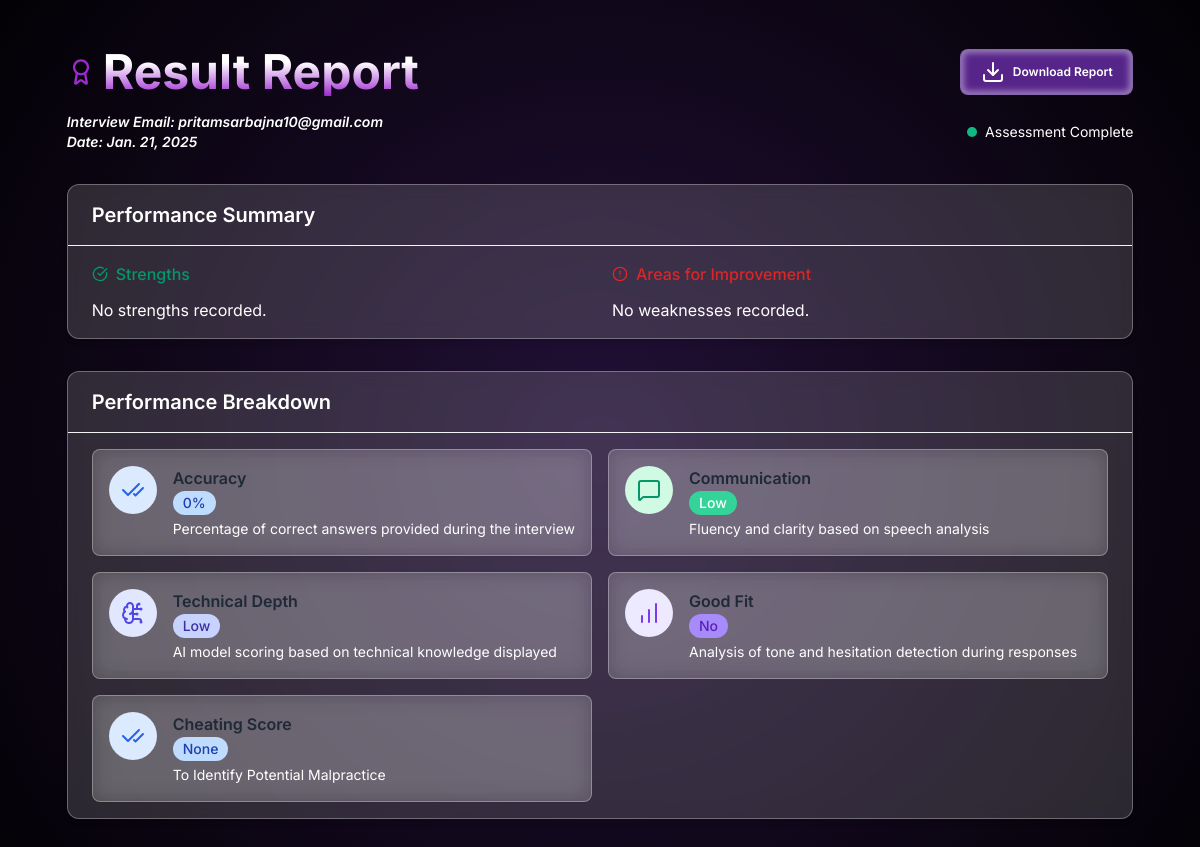
The page /hr/result-report/88/ on the database its author committed.
### Hr/models.py (models this page shows)
class interviewSchedule(models.Model):
    name = models.CharField(max_length=200)
    email = models.CharField(max_length=200)
    jobRole = models.CharField(max_length=200)
    experience = models.CharField(max_length=200)
    resume = models.TextField()
    Assigned_hr = models.TextField(blank=True, null=True)
    strengths = models.TextField(blank=True, null=True)  # Now optional
    weaknesses = models.TextField(blank=True, null=True)  # Now optional
    accuracy = models.CharField(max_length=10, blank=True, null=True)  # e.g. "95%"
    communication = models.CharField(max_length=10, blank=True, null=True)  # High, Medium, or Low
    technical_depth = models.CharField(max_length=10, blank=True, null=True)  # High, Medium, or Low
    good_fit = models.CharField(max_length=5, blank=True, null=True)  # "Yes" or "No"
    evaluation_complete = models.BooleanField(default=False)  # Track if evaluation was completed
    interviewDate = models.DateField()  # Stores the date (YYYY-MM-DD format)
    interviewTime = models.TimeField()  # Stores the time (HH:MM:SS format)
    token = models.CharField(max_length=200, unique=True)
    createdAt = models.DateTimeField(auto_now_add=True)  # Timestamp for record creation
    cheatingScore = models.CharField(max_length=20, blank=True, null=True)  # normal, suspicious, cheating

### Hr/views.py (the view)
# urls.py: path('result-report/<int:id>/', views.Result_report, name='ResultReport'),
def Result_report(request, id):
    candidate = get_object_or_404(interviewSchedule, id=id)
    strengths_list = [s.strip() for s in candidate.strengths.split("\n") if s.strip()] if candidate.strengths else []
    weaknesses_list = [w.strip() for w in candidate.weaknesses.split("\n") if w.strip()] if candidate.weaknesses else []
    context = {
        "name": candidate.name,
        "email": candidate.email,
        "jobRole": candidate.jobRole,
        "experience": candidate.experience,
        "resume": candidate.resume,
        "strengths": strengths_list,
        "weaknesses": weaknesses_list,
        "accuracy": candidate.accuracy,
        "communication": candidate.communication,
        "technical_depth": candidate.technical_depth,
        "good_fit": candidate.good_fit,
        "evaluation_complete": candidate.evaluation_complete,
        "cheatingScore": candidate.cheatingScore,
        "interviewDate": candidate.interviewDate,
        "interviewTime": candidate.interviewTime,
        "createdAt": candidate.createdAt,
    }
    return render(request, 'ResultReport.html', context)

### Templates/ResultReport.html (shortened to what this page needs)
<!DOCTYPE html>
<html lang="en" class="bg-gray-50">
  <head>
    <link
      href="https://cdn.jsdelivr.net/npm/tailwindcss@2.2.19/dist/tailwind.min.css"
      rel="stylesheet"
    />
  </head>
  <body class="min-h-screen">
    <div class="max-w-7xl mx-auto px-4 sm:px-6 lg:px-8 py-12 animate-fade-in">
      <div class="mb-8">
        <div class="flex items-center justify-between mb-4">
          <div class="flex items-center space-x-2">
            <i data-lucide="award" class="txt-custom w-7 h-7"></i>
            <h1 class="text-5xl font-bold h-txt">Result Report</h1>
          </div>
          <button class="btn text-xs" onclick="downloadPDF()">
            <i data-lucide="download" class="d-i w-6 h-6 mr-2"></i>
            Download Report
          </button>
        </div>
        <div class="flex items-center justify-between text-sm">
          <div class="flex items-center space-x-4">
            <div class="i-d flex flex-col font-semibold italic">
              <span>Interview Email: {{email}}</span>
              <span>Date: {{interviewDate}}</span>
            </div>
          </div>
          <div class="flex items-center">
            <span class="asmnt inline-flex items-center">
              {% if evaluation_complete %}
               <span class="h-2.5 w-2.5 rounded-full bg-green-500 mr-2"></span>
                Assessment Complete
              {%else%}
                <span class="h-2.5 w-2.5 rounded-full bg-red-500 mr-2"></span>
                Assessment Not Done
              {%endif%}
            </span>
          </div>
        </div>
      </div>
      <div
        class="glass rounded-xl shadow-md mb-8 overflow-hidden animate-fade-in"
      >
        <div class="px-6 py-4 border-b border-gray-100">
          <h2 class="text-xl font-semibold">Performance Summary</h2>
        </div>
        <div class="px-6 py-4">
          <div class="grid grid-cols-1 md:grid-cols-2 gap-6">
            <div>
              <h3 class="flex items-center text-green-600 font-medium mb-3">
                <i data-lucide="check-circle" class="w-4 h-4 mr-2"></i>Strengths
              </h3>
              <ul class="space-y-2">
                {% for strength in strengths %}
                <li class="flex items-start">
                  <span class="inline-block w-1.5 h-1.5 rounded-full bg-green-500 mt-2 mr-2"></span>
                  <span>{{ strength }}</span>
                </li>
                {% empty %}
                 <li>No strengths recorded.</li>
                {% endfor %}
              </ul>
            </div>
            <div>
              <h3 class="flex items-center text-red-600 font-medium mb-3">
                <i data-lucide="alert-circle" class="w-4 h-4 mr-2"></i>Areas for
                Improvement
              </h3>
              <ul class="space-y-2">
                {% for weakness in weaknesses %}
                <li class="flex items-start">
                  <span class="inline-block w-1.5 h-1.5 rounded-full bg-red-600 mt-2 mr-2"></span>
                  <span>{{ weakness }}</span>
                </li>
                {% empty %}
                <li>No weaknesses recorded.</li>
                {% endfor %}
              </ul>
            </div>
          </div>
        </div>
      </div>
      <div
        class="glass rounded-xl shadow-md overflow-hidden animate-fade-in mb-8"
      >
        <div class="px-6 py-4 border-b border-gray-100">
          <h2 class="text-xl font-semibold">Performance Breakdown</h2>
        </div>
        <div class="px-6 py-4 grid grid-cols-1 md:grid-cols-2 gap-4">
          <div
            class="metric-card flex items-start space-x-4 p-4 rounded-lg glass shadow-sm border border-gray-100 hover:shadow-md transition-shadow duration-300"
          >
            <div class="p-3 rounded-full bg-blue-100 text-blue-600">
              <i data-lucide="check-check"></i>
            </div>
            <div class="flex-1">
              <div class="flex items-center justify-between flex-wrap">
                <h3 class="font-semibold text-gray-800 break-words max-w-[70%]">
                  Accuracy
                </h3>
              </div>
              <span
                class="inline-flex items-center rounded-full font-medium bg-blue-200 text-blue-800 text-sm px-2.5 py-0.5"
                >{{ accuracy }}</span
              >
              <p class="mt-1 text-sm">
                Percentage of correct answers provided during the interview
              </p>
            </div>
          </div>
          <div
            class="metric-card flex items-start space-x-4 p-4 rounded-lg glass shadow-sm border border-gray-100 hover:shadow-md transition-shadow duration-300"
          >
            <div class="p-3 rounded-full bg-green-100 text-green-600">
              <i data-lucide="message-square"></i>
            </div>
            <div class="flex-1 overflow-hidden">
              <div class="flex items-center justify-between flex-wrap">
                <h3 class="font-semibold text-gray-800 break-words max-w-[70%]">
                  Communication
                </h3>
              </div>
              <span
                class="inline-flex items-center rounded-full font-medium bg-green-400 text-emerald-800 text-sm px-2.5 py-0.5 truncate"
              >
                 {{ communication }}
              </span>
              <p class="mt-1 text-sm break-words">
                Fluency and clarity based on speech analysis
              </p>
            </div>
          </div>
          <div
            class="metric-card flex items-start space-x-4 p-4 rounded-lg glass shadow-sm border border-gray-100 hover:shadow-md transition-shadow duration-300"
          >
            <div class="p-3 rounded-full bg-indigo-100 text-indigo-600">
              <i data-lucide="brain-circuit"></i>
            </div>
            <div class="flex-1 overflow-hidden">
              <div class="flex items-center justify-between flex-wrap">
                <h3 class="font-semibold text-gray-800 break-words max-w-[70%]">
                  Technical Depth
                </h3>
              </div>
              <span
                class="inline-flex items-center rounded-full font-medium bg-indigo-200 text-indigo-800 text-sm px-2.5 py-0.5"
                >{{ technical_depth }}</span
              >
              <p class="mt-1 text-sm">
                AI model scoring based on technical knowledge displayed
              </p>
            </div>
          </div>
          <div
            class="metric-card flex items-start space-x-4 p-4 rounded-lg glass shadow-sm border border-gray-100 hover:shadow-md transition-shadow duration-300"
          >
            <div class="p-3 rounded-full bg-purple-100 text-purple-600">
              <i data-lucide="bar-chart"></i>
            </div>
            <div class="flex-1 overflow-hidden">
              <div class="flex items-center justify-between flex-wrap">
                <h3 class="font-semibold text-gray-800 break-words max-w-[70%]">
                  Good Fit
                </h3>
              </div>
              <span
                class="inline-flex items-center rounded-full font-medium bg-purple-400 text-purple-800 text-sm px-2.5 py-0.5"
                >{{good_fit}}</span
              >
              <p class="mt-1 text-sm">
                Analysis of tone and hesitation detection during responses
              </p>
            </div>
          </div>
           <div
            class="metric-card flex items-start space-x-4 p-4 rounded-lg glass shadow-sm border border-gray-100 hover:shadow-md transition-shadow duration-300"
          >
            <div class="p-3 rounded-full bg-blue-100 text-blue-600">
              <i data-lucide="check-check"></i>
            </div>
            <div class="flex-1">
              <div class="flex items-center justify-between flex-wrap">
                <h3 class="font-semibold text-gray-800 break-words max-w-[70%]">
                  Cheating Score
                </h3>
              </div>
              <span
                class="inline-flex items-center rounded-full font-medium bg-blue-200 text-blue-800 text-sm px-2.5 py-0.5"
                >{{ cheatingScore }}</span
              >
              <p class="mt-1 text-sm">
                To Identify Potential Malpractice
              </p>
            </div>
          </div>
        </div>
      </div>
    </div>
  </body>
</html>

### Templates/ResultReport.html (style rules this page uses)
body { background: radial-gradient(circle, rgb(34, 16, 55), rgb(3, 1, 5)); display: flex; justify-content: center; align-items: center; margin: 0; overflow: auto; font-family: "Inter", serif; color: #fff; }
.h-txt { background: linear-gradient(180deg, #fff 30.17%, #9e29d0 100%); background-clip: text; -webkit-background-clip: text; -webkit-text-fill-color: transparent; }
.btn { font-weight: 600; cursor: pointer; color: #fff; display: flex; width: 10.8125rem; height: 2.875rem; padding: 0.125rem 0.9375rem; justify-content: center; align-items: center; border-radius: 0.5rem; border: 1px solid rgba(255, 255, 255, 0.297); background: rgba(98, 42, 154, 0.887); box-shadow: 0px 0px 6px 3px rgba(255, 255, 255, 0.406) inset; backdrop-filter: blur(14px); }
.txt-custom { color: #9e29d0; }
.glass { background: rgba(255, 255, 255, 0.15); border: 1px solid rgba(255, 255, 255, 0.3); backdrop-filter: blur(10px); -webkit-backdrop-filter: blur(10px); transition: all 0.3s ease-in-out; }
.metric-card { transition: all 0.3s ease-in-out; }

### rows shown on the page
interviewSchedule: email "pritamsarbajna10@gmail.com", interviewDate "Jan. 21, 2025", accuracy "0%", communication "Low", technical_depth "Low", good_fit "No"

### other values the page prints
{{ cheatingScore }} "None"
